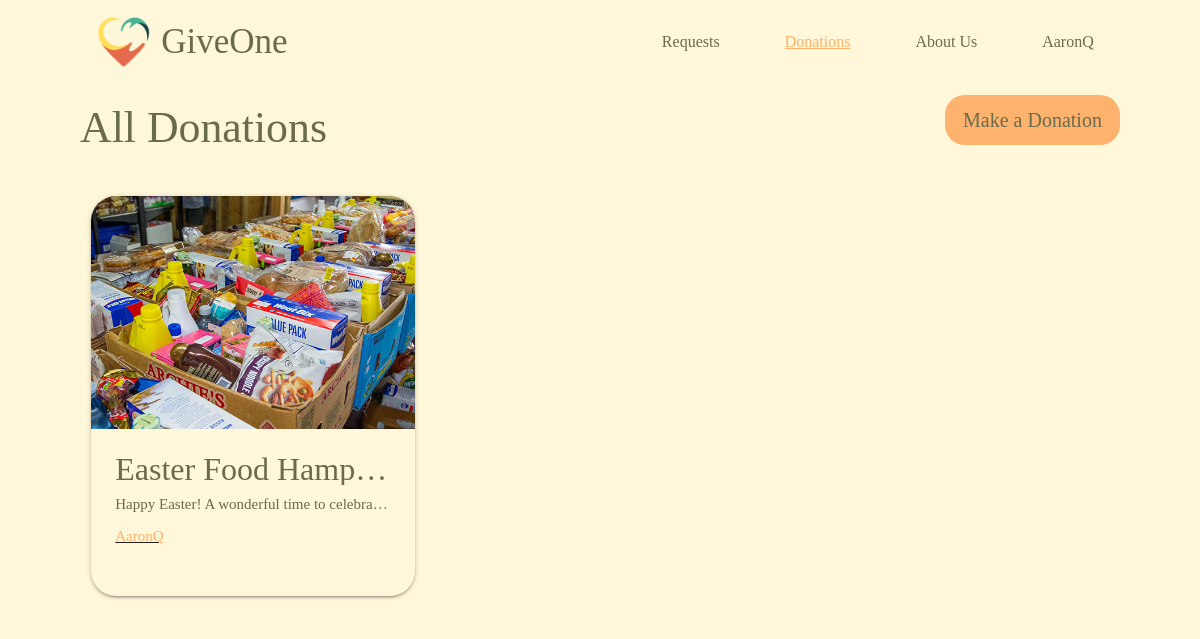
Screenshot of /all_donations (signed in) with the database file from the repository.
### models.py (models this page shows, shortened)
class User(UserMixin, db.Model):
    id = db.Column(db.Integer, primary_key=True)
    username = db.Column(db.String(80), unique=True, nullable=False)
    email = db.Column(db.String(120), unique=True, nullable=False)
    password = db.Column(db.String(120), nullable=False)
    requests = db.relationship('Requests', backref='user', lazy=True, cascade="all, delete-orphan")     #get all requests by user
    donations = db.relationship('Donations', backref='user', lazy=True, cascade="all, delete-orphan")   #get all donations for user
    uploads = db.relationship('Upload', backref='user', lazy=True, cascade="all, delete-orphan")

class Donations(db.Model):
    donid = db.Column(db.Integer, primary_key=True)
    title = db.Column(db.String(180), nullable=False)
    body = db.Column(db.String(1000), nullable=False)
    don_items = db.Column(db.String(2000), nullable=False)
    directions = db.Column(db.String(1000), nullable=False)
    note = db.Column(db.String(1000), nullable=False)
    userid  = db.Column(db.Integer, db.ForeignKey('user.id'), nullable=False)
    requested = db.Column(db.Boolean, default=False)
    requestor_username = db.Column(db.String(180), nullable=False, default="")
    requestor_email =  db.Column(db.String(180), nullable=False, default="")
    donation_image = db.relationship('Donation_Image', backref='donations', lazy=True, cascade="all, delete-orphan", uselist=False)

class Donation_Image(db.Model):
  img_id = db.Column(db.Integer, primary_key=True)
  filename = db.Column(db.String, nullable=False)
  donid = db.Column(db.Integer, db.ForeignKey('donations.donid'), nullable=False)
  def get_url(self):
    return f'/uploads/{self.filename}'

### app.py (the view)
@app.route('/all_donations', methods=['GET'])
@login_required
def all_donations():
  donations = Donations.query.all()
  return render_template('all_donations.html', donations=donations)

### app.py (called while the page is built)
@login_manager.user_loader
def load_user(user_id):
    return User.query.get(user_id)

### templates/all_donations.html (shortened to what this page needs)
<!DOCTYPE html>
<html lang="en">
    <head>
        <link rel="stylesheet" href="{{ url_for('static', filename='/all_requests.css') }}">
        <link rel="stylesheet" href="https://cdnjs.cloudflare.com/ajax/libs/materialize/1.0.0/css/materialize.min.css">
    </head>
    <body onload="show_toasts()">
        <div class="mycontainer">
            <div class="row">
                <nav class="col s12 nav-bar">
                    <a class="logo-div" href="{{ url_for('homepage') }}">
                        <img src="{{ url_for('static', filename='/GiveOneLogo.png') }}" alt="GiveOne logo" class="logo">
                        <h1 class="title text">GiveOne</h1>
                     </a>
                    <ul class="nav-items">
                        <li> <a class="nav-item text hide-on-med-and-down browser-default" href="{{ url_for('all_requests') }}">Requests</a> </li>
                        <li> <a class="current-page nav-item text hide-on-med-and-down" href="{{ url_for('all_donations') }}">Donations</a> </li>
                        <li> <a class="nav-item text hide-on-med-and-down" href="{{ url_for('about_us') }}">About Us</a> </li>
                        <li> <a class="profile nav-item text hide-on-med-and-down" href="{{ url_for('profile') }}">{{ current_user.username }}</a> </li>
                    </ul>
                </nav>
            </div>
        </div>
        <div class="mycontainer">
            <div class="row">
                <h3 class="page-title text">All Donations</h3>
            </div>
            <div class="row">
                {% for donation in donations %}
                    {% if donation.requested == False %}
                    <a href="/donation_page/{{donation.donid}}">
                        <div class="col s12 m6 l4" >
                            <div class="card hoverable medium">
                                <div class="card-image">
                                    <img src="{{ donation.donation_image.get_url() }}">
                                </div>
                                <div class="card-content">
                                    <span class="card-title text truncate">{{ donation.title }}</span>
                                    <p class="card-text text truncate">{{ donation.body }} </p>
                                    <div class="card-creator">
                                        <a class="profile-link text">{{ donation.user.username }}</a>
                                    </div>
                                </div>
                            </div>
                        </div>
                    </a>
                    {% endif %}
                {%  endfor %}
            </div>
        </div>
        <button data-target="form-modal" class="button modal-trigger text">Make a Donation</button>
    </body>
</html>

### static/all_requests.css (style rules this page uses)
* { box-sizing: border-box; border: 0; margin: 0; padding: 0; font-family: 'Playfair Display', serif; }
body { background-color: #FFF7D9; }
.text { color: #696B4D; }
.mycontainer { margin-left: 80px; margin-right: 80px; }
.nav-bar { margin-top: 10px; width: 100vw; background-color: #FFF7D9; display: flex; flex-direction: row; box-shadow: none; }
.logo-div { display: flex; align-items: center; text-decoration: none; }
.logo { height: 50px; width: 70px; object-fit: fill; }
.title { padding: 0; margin: 0; font-size: 35px; font-weight: 400; }
.nav-items { margin-left: auto; }
.nav-item { margin-left: 35px; font-size: 16px; font-weight: 50; transition: font-size 0.2s; }
.current-page { color: #FDB26D; font-weight: 100; text-decoration: underline; }
.card-image { border-top-left-radius: 25px !important; border-top-right-radius: 25px !important; }
.card { border-radius: 25px !important; background-color: #FFF7D9 !important; }
.card-content { background-color: #FFF7D9 !important; }
.card-title { font-size: 32px !important; }
.card-text { margin-top: 10px; height: 100%; width: 100%; }
.card-creator { text-decoration: underline; margin-top: 10px; vertical-align: bottom; }
.profile-link { color: #FDB26D; }
.button { background-color: #FDB26D; height: 50px; width: 175px; text-align: center; font-size: 20px; font-weight: 300; border-radius: 20px; font-family: 'Playfair Display', serif; margin: 15px auto 0px auto; transition: color height width; }
.modal-trigger { position: absolute; top: 80px; right:80px; }

### rows the page displays
User: username "AaronQ"
Donations: donation_image.get_url (picture), title "Easter Food Hamp…", body "Happy Easter! A wonderful time to celebra…", user.username "AaronQ"
